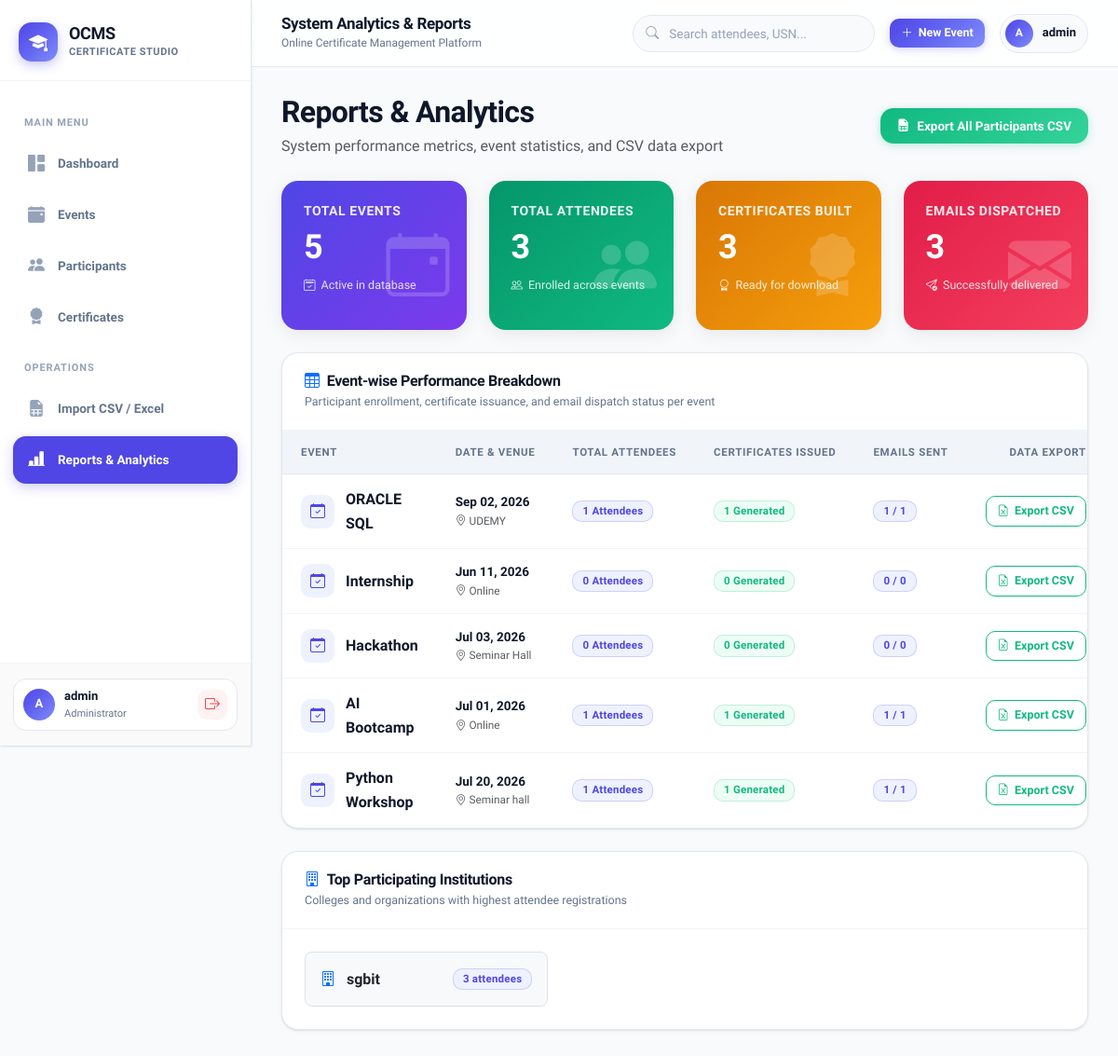
The app's page /reports/ (signed in) with its own data.
### events/models.py (models this page shows, shortened)
class Event(models.Model):
    title = models.CharField(max_length=200)
    description = models.TextField(blank=True, default="")
    venue = models.CharField(max_length=200)
    event_date = models.DateField()
    certificate_template = models.ImageField(
        upload_to="templates/",
        blank=True,
        null=True
    )
    is_active = models.BooleanField(default=True)
    name_x = models.IntegerField(default=0, blank=True)
    name_y = models.IntegerField(default=0, blank=True)
    event_x = models.IntegerField(default=0, blank=True)
    event_y = models.IntegerField(default=0, blank=True)
    date_x = models.IntegerField(default=0, blank=True)
    date_y = models.IntegerField(default=0, blank=True)
    certificate_id_x = models.IntegerField(default=0, blank=True)
    certificate_id_y = models.IntegerField(default=0, blank=True)
    name_font_size = models.IntegerField(default=60, blank=True)
    event_font_size = models.IntegerField(default=40, blank=True)
    date_font_size = models.IntegerField(default=30, blank=True)
    created_at = models.DateTimeField(auto_now_add=True)
    updated_at = models.DateTimeField(auto_now=True)

### reports/views.py (the view)
# urls.py: path("", views.reports_dashboard, name="reports_dashboard"),
@login_required
def reports_dashboard(request):
    events = Event.objects.filter(is_active=True).annotate(
        total_participants=Count("participants"),
        certs_generated=Count("participants", filter=Q(participants__certificate_generated=True)),
        emails_sent=Count("participants", filter=Q(participants__email_sent=True)),
    ).order_by("-id")
    total_events = Event.objects.filter(is_active=True).count()
    total_participants = Participant.objects.count()
    total_certificates = Participant.objects.filter(certificate_generated=True).count()
    total_emails = Participant.objects.filter(email_sent=True).count()
    colleges = Participant.objects.exclude(college="").values("college").annotate(
        count=Count("id")
    ).order_by("-count")[:10]
    context = {
        "events": events,
        "total_events": total_events,
        "total_participants": total_participants,
        "total_certificates": total_certificates,
        "total_emails": total_emails,
        "colleges": colleges,
    }
    return render(request, "reports/reports.html", context)

### templates/reports/reports.html (shortened to what this page needs)
{% extends "dashboard/dashboard_base.html" %}
{% block dashboard_content %}
<div class="d-flex justify-content-between align-items-center mb-4 flex-wrap gap-3">
    <div>
        <h2 class="fw-bold mb-1">Reports & Analytics</h2>
        <p class="text-muted mb-0">System performance metrics, event statistics, and CSV data export</p>
    </div>
    <div class="d-flex gap-2 flex-wrap">
        <a href="{% url 'export_participants_csv' %}" class="btn btn-success">
            <i class="bi bi-file-earmark-spreadsheet-fill"></i> Export All Participants CSV
        </a>
    </div>
</div>
<div class="row g-4 mb-4">
    <div class="col-xl-3 col-md-6">
        <div class="stats-card gradient-purple">
            <div class="stats-content">
                <h5>Total Events</h5>
                <h2>{{ total_events }}</h2>
                <p><i class="bi bi-calendar2-check"></i> Active in database</p>
            </div>
            <i class="bi bi-calendar-event stats-icon"></i>
        </div>
    </div>
    <div class="col-xl-3 col-md-6">
        <div class="stats-card gradient-green">
            <div class="stats-content">
                <h5>Total Attendees</h5>
                <h2>{{ total_participants }}</h2>
                <p><i class="bi bi-people"></i> Enrolled across events</p>
            </div>
            <i class="bi bi-people-fill stats-icon"></i>
        </div>
    </div>
    <div class="col-xl-3 col-md-6">
        <div class="stats-card gradient-orange">
            <div class="stats-content">
                <h5>Certificates Built</h5>
                <h2>{{ total_certificates }}</h2>
                <p><i class="bi bi-award"></i> Ready for download</p>
            </div>
            <i class="bi bi-award-fill stats-icon"></i>
        </div>
    </div>
    <div class="col-xl-3 col-md-6">
        <div class="stats-card gradient-red">
            <div class="stats-content">
                <h5>Emails Dispatched</h5>
                <h2>{{ total_emails }}</h2>
                <p><i class="bi bi-send-check"></i> Successfully delivered</p>
            </div>
            <i class="bi bi-envelope-fill stats-icon"></i>
        </div>
    </div>
</div>
<div class="dashboard-card mb-4">
    <div class="dashboard-card-header">
        <div>
            <h5><i class="bi bi-table text-primary"></i> Event-wise Performance Breakdown</h5>
            <p>Participant enrollment, certificate issuance, and email dispatch status per event</p>
        </div>
    </div>
    <div class="table-responsive">
        <table class="dashboard-table">
            <thead>
                <tr>
                    <th>Event</th>
                    <th>Date & Venue</th>
                    <th>Total Attendees</th>
                    <th>Certificates Issued</th>
                    <th>Emails Sent</th>
                    <th class="text-end">Data Export</th>
                </tr>
            </thead>
            <tbody>
                {% for event in events %}
                <tr>
                    <td>
                        <div class="table-title">
                            <div class="mini-icon purple-bg">
                                <i class="bi bi-calendar-check"></i>
                            </div>
                            <div>
                                <strong class="fs-6 d-block">{{ event.title }}</strong>
                            </div>
                        </div>
                    </td>
                    <td>
                        <div class="fw-semibold">{{ event.event_date|date:"M d, Y" }}</div>
                        <div class="text-muted small"><i class="bi bi-geo-alt"></i> {{ event.venue }}</div>
                    </td>
                    <td>
                        <span class="badge badge-primary">{{ event.total_participants }} Attendees</span>
                    </td>
                    <td>
                        <span class="badge badge-success">{{ event.certs_generated }} Generated</span>
                    </td>
                    <td>
                        <span class="badge badge-primary">{{ event.emails_sent }} / {{ event.total_participants }}</span>
                    </td>
                    <td class="text-end">
                        <a href="{% url 'export_participants_csv' %}?event={{ event.id }}" class="btn btn-sm btn-outline-success" title="Export CSV for this event">
                            <i class="bi bi-file-earmark-excel"></i> Export CSV
                        </a>
                    </td>
                </tr>
                {% endfor %}
            </tbody>
        </table>
    </div>
</div>
<div class="dashboard-card mb-4">
    <div class="dashboard-card-header">
        <div>
            <h5><i class="bi bi-building text-primary"></i> Top Participating Institutions</h5>
            <p>Colleges and organizations with highest attendee registrations</p>
        </div>
    </div>
    <div class="dashboard-card-body p-4">
        <div class="row g-3">
            {% for item in colleges %}
            <div class="col-md-6 col-lg-4">
                <div class="p-3 bg-light rounded-3 d-flex justify-content-between align-items-center border">
                    <div class="text-truncate me-2">
                        <i class="bi bi-building text-primary me-2"></i>
                        <strong class="text-dark">{{ item.college|default:"Direct Registration"|truncatechars:28 }}</strong>
                    </div>
                    <span class="badge badge-primary flex-shrink-0">{{ item.count }} attendees</span>
                </div>
            </div>
            {% empty %}
            <div class="col-12 text-muted small">No institution affiliation data recorded yet.</div>
            {% endfor %}
        </div>
    </div>
</div>
{% endblock %}

### templates/components/sidebar.html (shortened to what this page needs)
<aside class="ocms-sidebar" id="ocmsSidebar">
    <div class="ocms-sidebar-header">
        <a href="{% url 'dashboard' %}" class="ocms-brand">
            <div class="ocms-brand-icon">
                <i class="bi bi-mortarboard-fill"></i>
            </div>
            <div class="ocms-brand-text">
                <span class="ocms-brand-title">OCMS</span>
                <span class="ocms-brand-subtitle">Certificate Studio</span>
            </div>
        </a>
    </div>
    <nav class="ocms-sidebar-nav">
        <div class="nav-section-label">Main Menu</div>
        <a href="{% url 'dashboard' %}" class="sidebar-link {% if request.resolver_match.url_name == 'dashboard' %}active{% endif %}">
            <i class="bi bi-grid-1x2-fill"></i>
            <span>Dashboard</span>
        </a>
        <a href="{% url 'event_list' %}" class="sidebar-link {% if request.resolver_match.url_name in 'event_list,add_event,edit_event' %}active{% endif %}">
            <i class="bi bi-calendar-event-fill"></i>
            <span>Events</span>
        </a>
        <a href="{% url 'participant_list' %}" class="sidebar-link {% if request.resolver_match.url_name in 'participant_list,add_participant,edit_participant,preview_certificate' %}active{% endif %}">
            <i class="bi bi-people-fill"></i>
            <span>Participants</span>
        </a>
        <a href="{% url 'certificate_list' %}" class="sidebar-link {% if request.resolver_match.url_name == 'certificate_list' %}active{% endif %}">
            <i class="bi bi-award-fill"></i>
            <span>Certificates</span>
        </a>
        <div class="nav-section-label">Operations</div>
        <a href="{% url 'import_participants' %}" class="sidebar-link {% if request.resolver_match.url_name in 'import_participants,preview_excel' %}active{% endif %}">
            <i class="bi bi-file-earmark-spreadsheet-fill"></i>
            <span>Import CSV / Excel</span>
        </a>
        <a href="{% url 'reports_dashboard' %}" class="sidebar-link {% if request.resolver_match.url_name in 'reports_dashboard,export_participants_csv' %}active{% endif %}">
            <i class="bi bi-bar-chart-line-fill"></i>
            <span>Reports & Analytics</span>
        </a>
    </nav>
    <div class="ocms-sidebar-footer">
        <div class="sidebar-user-card">
            <div class="sidebar-user-info">
                <div class="sidebar-user-avatar">
                    {{ request.user.username|default:"A"|slice:":1"|upper }}
                </div>
                <div class="sidebar-user-meta">
                    <span class="sidebar-user-name">{{ request.user.username|default:"Admin User" }}</span>
                    <span class="sidebar-user-role">Administrator</span>
                </div>
            </div>
            <a href="{% url 'logout' %}" class="sidebar-logout-btn" title="Sign Out">
                <i class="bi bi-box-arrow-right"></i>
            </a>
        </div>
    </div>
</aside>

### templates/components/navbar.html (shortened to what this page needs)
<header class="ocms-topbar">
    <div class="topbar-left">
        <div class="topbar-heading">
            <h1 class="topbar-title">
                {% if request.resolver_match.url_name == 'dashboard' %}
                    Overview
                {% elif request.resolver_match.url_name in 'event_list,add_event,edit_event' %}
                    Events Management
                {% elif request.resolver_match.url_name in 'participant_list,add_participant,edit_participant' %}
                    Attendees & Participants
                {% elif request.resolver_match.url_name == 'preview_certificate' %}
                    Certificate Preview
                {% elif request.resolver_match.url_name == 'certificate_list' %}
                    Certificates Repository
                {% elif request.resolver_match.url_name == 'import_participants' %}
                    Bulk Ingestion
                {% elif request.resolver_match.url_name == 'reports_dashboard' %}
                    System Analytics & Reports
                {% else %}
                    Certificate Studio
                {% endif %}
            </h1>
            <p class="topbar-subtitle">Online Certificate Management Platform</p>
        </div>
    </div>
    <div class="topbar-right">
        <form action="{% url 'participant_list' %}" method="GET" class="topbar-search-form">
            <input
                type="text"
                name="search"
                class="topbar-search-input"
                placeholder="Search attendees, USN..."
                value="{{ request.GET.search|default:'' }}"
            >
        </form>
        <a href="{% url 'add_event' %}" class="btn btn-sm btn-primary d-none d-md-inline-flex" title="Create Event">
            <i class="bi bi-plus-lg"></i>
            <span>New Event</span>
        </a>
        <div class="topbar-profile-chip">
            <div class="topbar-avatar">
                {{ request.user.username|default:"A"|slice:":1"|upper }}
            </div>
            <span class="topbar-username">{{ request.user.username|default:"Admin" }}</span>
        </div>
    </div>
</header>

### records on screen
Event: title "ORACLE SQL", event_date "Sep 02, 2026", venue "UDEMY", total_participants "1", certs_generated "1", emails_sent "1"
Event: title "Internship", event_date "Jun 11, 2026", venue "Online", total_participants "0", certs_generated "0", emails_sent "0"
Event: title "Hackathon", event_date "Jul 03, 2026", venue "Seminar Hall", total_participants "0", certs_generated "0", emails_sent "0"
Event: title "AI Bootcamp", event_date "Jul 01, 2026", venue "Online", total_participants "1", certs_generated "1", emails_sent "1"
Event: title "Python Workshop", event_date "Jul 20, 2026", venue "Seminar hall", total_participants "1", certs_generated "1", emails_sent "1"

### other values on screen
{{ request.user.username|default:"A"|slice:":1"|upper }} "A"
{{ request.user.username|default:"Admin User" }} "admin"
{{ request.user.username|default:"Admin" }} "admin"
{{ total_events }} "5"
{{ total_participants }} "3"
{{ total_certificates }} "3"
{{ total_emails }} "3"
{{ item.college|default:"Direct Registration"|truncatechars:28 }} "sgbit"
{{ item.count }} "3"
